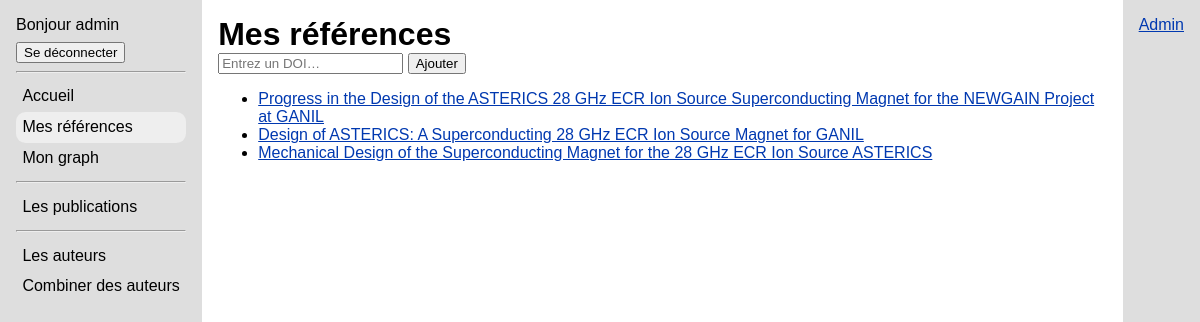
The page /my_references/ (signed in) on the database its author committed.
### references/models.py (models this page shows, shortened)
class Publication(models.Model):
    doi = models.CharField(max_length=100, blank=True)
    crossref_json = models.JSONField(blank=True, null=True)
    title = models.CharField(max_length=300, null=True, blank=True)
    publication_date = models.DateField(null=True, blank=True)
    authors = models.ManyToManyField(
        "Author",
        through="AuthorPublication",
        related_name="publications",
        blank=True
    )
    references = models.ManyToManyField(
        "self",
        through="PublicationReference",
        symmetrical=False,
        related_name="cited_by",
    )
    parse_references = models.BooleanField(default=True)
    date_created = models.DateTimeField(auto_now_add=True)
    date_updated = models.DateTimeField(auto_now=True)
    def __str__(self):
        return self.title or self.doi or f'PK : {self.pk}'

### references/views.py (the view)
# urls.py: path('my_references/', my_references, name='my_references'),
@login_required
def my_references(request):
    pubs = Publication.objects.filter(userpublication__user=request.user)
    context = {
        "publications": pubs,
    }
    return render(request, "references/user_references.html", context)

### references/templates/references/user_references.html (shortened to what this page needs)
{% extends 'references/base.html' %}
{% block content %}
    <h1>Mes références</h1>
    <form method="post" action="{% url 'add_publication_to_user_refs_by_doi' %}">
        <input type="text" name="doi" placeholder="Entrez un DOI…" required>
        <button type="submit">Ajouter</button>
    </form>
    {% if publications %}
        <ul>
            {% for pub in publications %}
                <li><a href="{% url 'publication_detail' pub.pk %}">{{ pub }}</a></li>
            {% endfor %}
        </ul>
    {% else %}
        <p>Aucune publication enregistrée.</p>
    {% endif %}
{% endblock content %}

### references_manager/templates/base.html (shortened to what this page needs)
<!DOCTYPE html>
<html>
<head>
    {% load static %}
    <link rel="stylesheet" href="{% static 'style.css' %}">
    {% block head %}{% endblock head %}
</head>
<body>
    <nav>
        {% if user.is_authenticated %}
            <p>Bonjour {{ user.username }}</p>
            <form action="{% url 'logout' %}" method="post" style="display: inline;">
                <button type="submit">
                    Se déconnecter
                </button>
            </form>
        {% else %}
            <a href="{% url 'login' %}">Se connecter</a>
            <a href="{% url 'register' %}">Créer un compte</a>
        {% endif %}
        <hr>
        {% block nav %}{% endblock nav %}
    </nav>
    <div>
        {% block content %}{% endblock content %}
    </div>
    <div class="admin-side-panel">
        <a href="{% url 'admin:index' %}" target="_blank">Admin</a>
    </div>
</body>
</html>

### references_manager/static/style.css (style rules this page uses)
body { margin: 0; }
body { font-family: Arial; display: grid; grid-template-columns: auto 1fr auto; height: 100vh; position: relative; }
a { --color: oklch(40% 0.2 260); color: var(--color); }
body > div { padding: 1rem; height: 100%; box-sizing: border-box; overflow: auto; }
nav { background-color: oklch(90% 0 0); padding: 1rem; }
nav > p { margin: 0 0 .5rem; }
.admin-side-panel { background-color: oklch(90% 0 0); padding: 1rem; }

### references/static/references/style.css (style rules this page uses)
h1, h2 { margin: 0; }

### rows shown on the page
Publication: title "Progress in the Design of the ASTERICS 28 GHz ECR Ion Source Superconducting Magnet for the NEWGAIN Project at GANIL"
Publication: title "Design of ASTERICS: A Superconducting 28 GHz ECR Ion Source Magnet for GANIL"
Publication: title "Mechanical Design of the Superconducting Magnet for the 28 GHz ECR Ion Source ASTERICS"

### other values the page prints
{{ user.username }} "admin"
